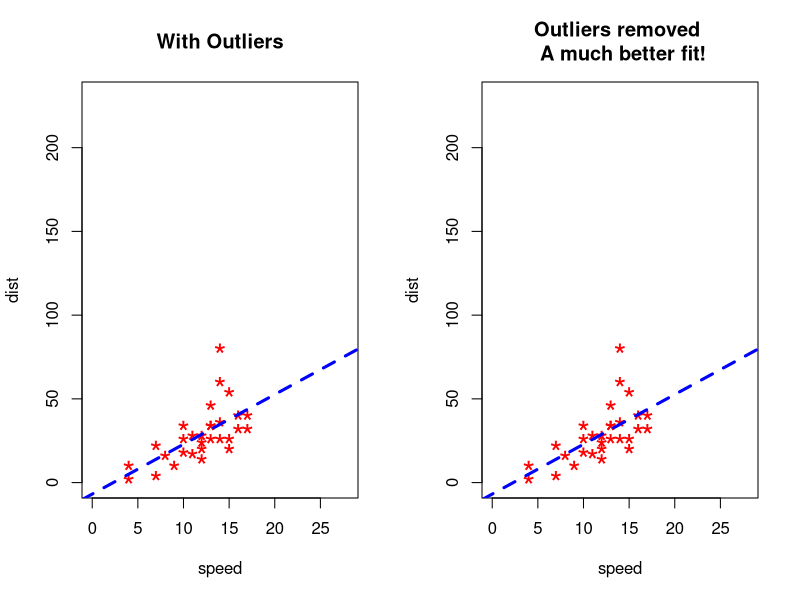

Here is the R script that generated this plot:
# 给数据集插入离群值
cars1 <- cars[1:30, ] # 原始数据
cars_outliers <- data.frame(
  speed = c(19, 19, 20, 20, 20),
  dist = c(190, 186, 210, 220, 218)
) # 引入离群值
cars2 <- rbind(cars1, cars_outliers) # 包含李全职的数据

cars1
cars2

cars2 <- cars2[cars2$speed!=c(19, 19, 20, 20, 20),]
cars2
# 绘制包含离群值的数据建模结果
par(mfrow = c(1, 2))
plot(cars2$speed, cars2$dist,
  xlim = c(0, 28), ylim = c(0, 230),
  main = "With Outliers", xlab = "speed", ylab = "dist",
  pch = "*", col = "red", cex = 2
)
abline(lm(dist ~ speed, data = cars2), col = "blue", lwd = 3, lty = 2)

# 绘制原始数据建模加过，留意回归线斜率的变化
plot(cars1$speed, cars1$dist,
  xlim = c(0, 28), ylim = c(0, 230),
  main = "Outliers removed \n A much better fit!",
  xlab = "speed", ylab = "dist", pch = "*", col = "red", cex = 2
)
abline(lm(dist ~ speed, data = cars1), col = "blue", lwd = 3, lty = 2)
